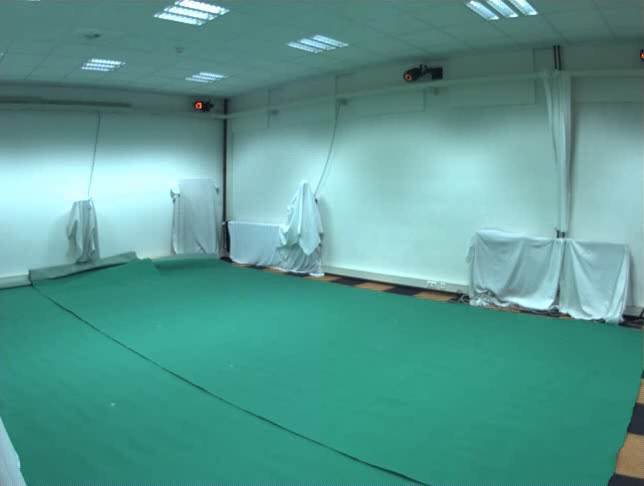
#> input picture frame 13 of voxel_based_3d_reconstruction/data/cam4/background.avi, 644 x 486 px
$ python background_substraction_test.py
#> lines starting #> are read from the running program, lines starting #| are printed output that depends on the picture
### voxel_based_3d_reconstruction/background_substraction.py
import os
import cv2 as cv
import numpy as np
import sklearn as sk


class BackgroundSubstraction:
    def __init__(self) -> None:
        pass

    def read_video(self, video):
        ret, frame = video.read()
#> frame is the input picture: shape (486, 644, 3); mean B, G, R 145.1, 152.7, 88
        if ret:
            frame = np.float32(cv.cvtColor(frame, cv.COLOR_BGR2HSV))
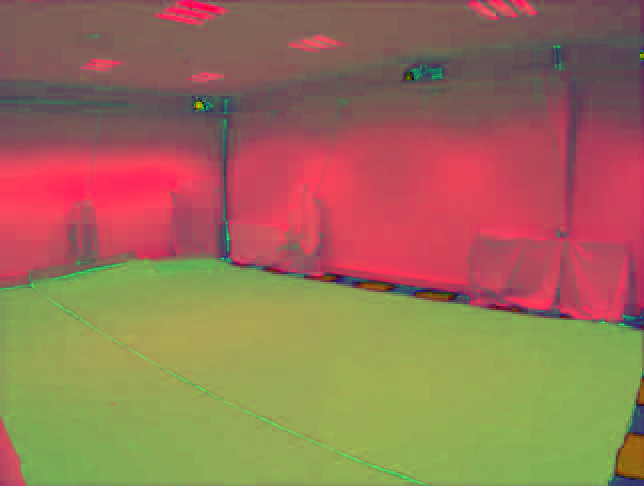
#> frame: shape (486, 644, 3) float32; mean B, G, R 86.6, 113.7, 153.9
        return ret, frame

    def compute_background_values(self, pathname):
        video = cv.VideoCapture(os.path.dirname(__file__) + pathname)
        ret, frame = self.read_video(video)
#> ret = True
        sums = frame
        squared_sums = frame ** 2
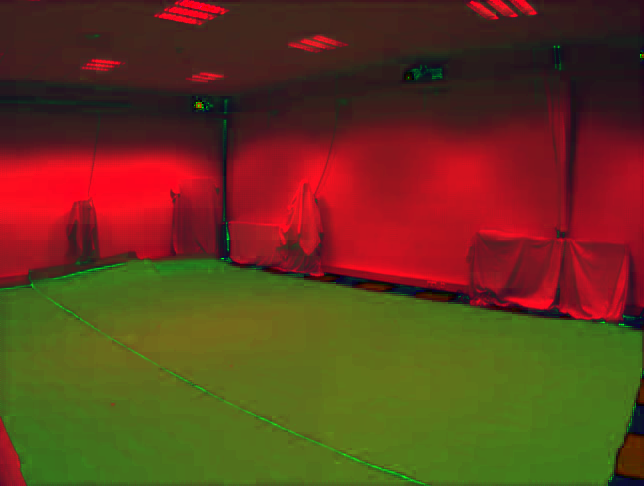
#> squared_sums: shape (486, 644, 3) float32; mean B, G, R 7561.1, 15124.2, 25418.2; drawn with min black and max white
        count = 1
        while ret:
            ret, frame = self.read_video(video)
            if ret:
                sums += frame
                squared_sums += frame ** 2
                count += 1
#> this loop made 30 passes
#> after the loop, count = 30
        means = sums / count
        std_devs = np.sqrt(squared_sums / count - means ** 2)
        return means, std_devs

    def create_background_model(self):
        folders = ['cam1', 'cam2', 'cam3', 'cam4']
        cam_means = []
        cam_std_devs = []
        for f in folders:
            means, std_devs = self.compute_background_values('\data\\' + f + '\\background.avi')
            cam_means.append(means)
            cam_std_devs.append(std_devs)
        return cam_means, cam_std_devs

    # helper func for gridsearch
    # [88 lines left out: functions compute_mask, evaluate_mask, gridsearch, compute_masks, background_subtraction, not called in this run]

### voxel_based_3d_reconstruction/background_substraction_test.py
import cv2 as cv
import numpy as np
from background_substraction import BackgroundSubstraction
from sklearn.mixture import GaussianMixture

if __name__ == '__main__':
    S = BackgroundSubstraction()

    #S.gridsearch(cam_means, cam_std_devs)
    # thresholds = np.array([[10, 12, 12],
    #                        [2, 12, 16], #no flickering
    #                        [4, 16, 24],
    #                        [2, 12, 24]])
    # num_contours = [1, 2, 2, 1]
    # thresholds = np.array([[10, 6, 10],
    #                        [10, 6, 12], #flickering cam 2
    #                        [10, 6, 8],
    #                        [10, 6, 22]])
    # num_contours = [1, 2, 2, 1]
    cam_means, cam_std_devs = S.create_background_model()
    thresholds = np.array([[10, 2, 18],
                           [10, 2, 14], #very short flicker
                           [10, 1, 10],
                           [10, 2, 22]])
    num_contours = [1, 2, 2, 1]
    show_video = False
    masks = S.background_subtraction(thresholds, num_contours, cam_means, cam_std_devs, show_video)
